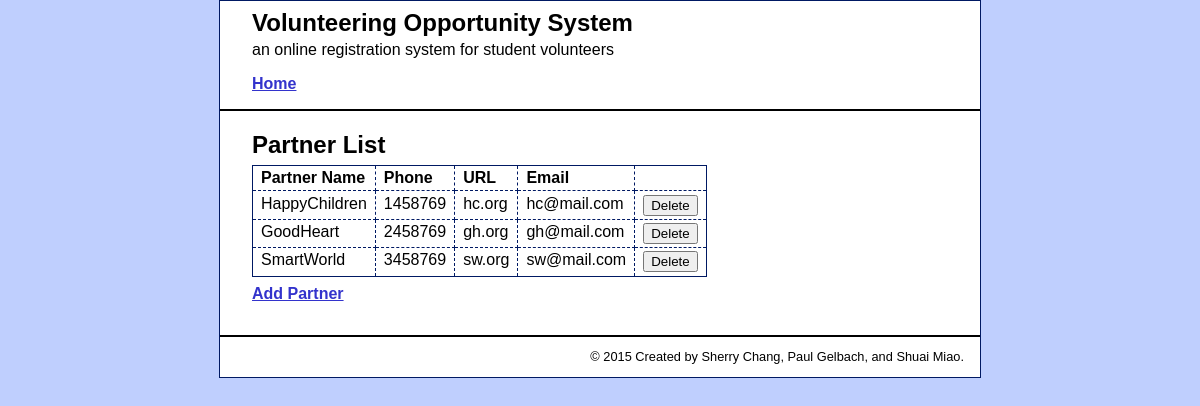
Screenshot of /partner_manager/index.php with the database file from the repository.
### tables this page shows
CREATE TABLE COMMUNITY_PARTNER(
	CommPartnerID	INT									AUTO_INCREMENT,
	CommName		VARCHAR(45)		NOT NULL, 			
	Phone			VARCHAR(45)     NOT NULL,	
	URL				VARCHAR(45)		NOT NULL,
	Email 			VARCHAR(45)		NOT NULL,

	PRIMARY KEY (CommPartnerID)
);

### model/partner_db.php (called while the page is built, shortened)
<?php
function get_partners() {
    global $db;
    $query = 'SELECT * FROM COMMUNITY_PARTNER
              ORDER BY CommPartnerID';
    $partners = $db->query($query);
    return $partners;
}
?>

### partner_manager/partner_list.php (the view, shortened to what this page needs)
<?php include '../view/header.php'; ?>
<div id="main">
    <h1>Partner List</h1>
    <div id="content">
        <table>
            <tr>
                <th>Partner Name</th>
                <th>Phone</th>
                <th>URL</th>
                <th>Email</th>
                <th>&nbsp;</th>
            </tr>
            <?php foreach ($partners as $partner) : ?>
            <tr>
                <td><?php echo $partner['CommName']; ?></td>
                <td><?php echo $partner['Phone']; ?></td>
                <td><?php echo $partner['URL']; ?></td>
                <td><?php echo $partner['Email']; ?></td>
                <td><form action="." method="post">
                    <input type="submit" value="Delete" />
                </form></td>
            </tr>
            <?php endforeach; ?>
        </table>
        <p><a href="?action=show_add_form">Add Partner</a></p>
    </div>
</div>
<?php include '../view/footer.php'; ?>

### main.css (style rules this page uses)
body { margin-top: 0; background-color: #BFCFFE; font-family: Arial, Helvetica, sans-serif; }
h1 { font-size: 150%; margin: 0; padding: .5em 0 .25em; }
h1, h2 { color: black; }
p { margin: .5em 0 .5em 0; padding: 0; }
a { color: #3333CC; font-weight: bold; }
table { border: 1px solid #001963; border-collapse: collapse; }
td, th { border: 1px dashed #001963; padding: .2em .5em .2em .5em; vertical-align: top; text-align: left; }
form { margin: 0; }
#main { margin: 0; padding: .5em 2em .25em; }
#content { padding-bottom: .25em; }

### rows the page displays
community_partner: CommName "HappyChildren", Phone "1458769", URL "hc.org", Email "hc@mail.com"
community_partner: CommName "GoodHeart", Phone "2458769", URL "gh.org", Email "gh@mail.com"
community_partner: CommName "SmartWorld", Phone "3458769", URL "sw.org", Email "sw@mail.com"
